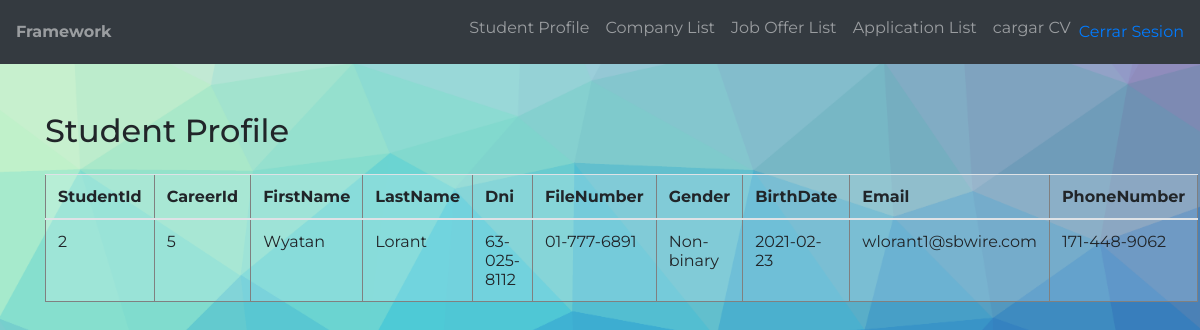
Screenshot of /index.php (signed in) with the database file from the repository.
### tables this page shows
CREATE TABLE `student` (
  `studentId` int(11) NOT NULL,
  `careerId` int(11) NOT NULL,
  `firstName` varchar(50) NOT NULL,
  `lastName` varchar(50) NOT NULL,
  `dni` varchar(50) NOT NULL,
  `fileNumber` varchar(50) NOT NULL,
  `gender` varchar(50) NOT NULL,
  `birthDate` date DEFAULT NULL,
  `email` varchar(100) NOT NULL,
  `phoneNumber` varchar(50) NOT NULL,
  `activo` tinyint(1) DEFAULT NULL CHECK (`activo` in (1,0)),
  `password` varchar(50) NOT NULL,
  PRIMARY KEY (`studentId`),
  UNIQUE KEY `unq_dni` (`dni`),
  UNIQUE KEY `unq_email` (`email`),
  UNIQUE KEY `unq_fileNumber` (`fileNumber`),
  KEY `fk_career` (`careerId`),
  CONSTRAINT `fk_career` FOREIGN KEY (`careerId`) REFERENCES `career` (`careerId`)
);

### Config/Autoload.php (called while the page is built, shortened)
<?php namespace Config;
    class Autoload {
        public static function Start() {
            spl_autoload_register(function($className)
			{
                $classPath = ucwords(str_replace("\\", "/", ROOT.$className).".php");
			});
        }
    }
?>

### DAO/Connection.php (called while the page is built, shortened)
<?php
    class Connection
    {
        private $pdo = null;
        private $pdoStatement = null;
        private static $instance = null;
        private function __construct()
        {
            try
            {
                $this->pdo = new PDO("mysql:host=".DB_HOST."; dbname=".DB_NAME, DB_USER, DB_PASS);
                $this->pdo->setAttribute(PDO::ATTR_ERRMODE, PDO::ERRMODE_EXCEPTION);
            }
            catch(Exception $ex)
            {
                throw $ex;
            }
        }
        public static function GetInstance()
        {
            if(self::$instance == null)
                self::$instance = new Connection();
            return self::$instance;
        }
        public function Execute($query, $parameters = array(), $queryType = QueryType::Query)
	    {
            try
            {
                $this->Prepare($query);
                $this->pdoStatement->execute();
                return $this->pdoStatement->fetchAll();
            }
            catch(Exception $ex)
            {
                throw $ex;
            }
        }
        private function Prepare($query)
        {
            try
            {
                $this->pdoStatement = $this->pdo->prepare($query);
            }
            catch(Exception $ex)
            {
                throw $ex;
            }
        }
    }
?>

### DAO/StudentDAO.php (called while the page is built, shortened)
<?php
class StudentDAO implements IViews
{
    private $tableName = "student";
    public function GetAll()
    {
        try {
            $studentList = array();
            $query = "SELECT * FROM " . $this->tableName;
            $this->connection = Connection::GetInstance();
            $resultSet = $this->connection->Execute($query);
            foreach ($resultSet as $valuesArray) {
                $student = new Student();
                $student->setStudentId($valuesArray["studentId"]);
                $student->setCareerId($valuesArray["careerId"]);
                $student->setFirstName($valuesArray["firstName"]);
                $student->setLastName($valuesArray["lastName"]);
                $student->setDni($valuesArray["dni"]);
                $student->setFileNumber($valuesArray["fileNumber"]);
                $student->setGender($valuesArray["gender"]);
                $student->setBirthDate($valuesArray["birthDate"]);
                $student->setEmail($valuesArray["email"]);
                $student->setPhoneNumber($valuesArray["phoneNumber"]);
                $student->setActivo($valuesArray["activo"]);
                $student->setPassword($valuesArray["password"]);
                array_push($studentList, $student);
            }
            return $studentList;
        } catch (Exception $ex) {
            throw $ex;
        }
    }
}

### index.php (called while the page is built, shortened)
<?php
	require "Config/Autoload.php";
	require_once(VIEWS_PATH."header.php");
	Router::Route(new Request());
	require_once(VIEWS_PATH."footer.php");
?>

### Models/Student.php (called while the page is built, shortened)
<?php
class Student extends Usuario
{
    private $fileNumber;
    private  $phoneNumber;
    private $gender;
   private $studentId;
    private $careerId;
    public function getFileNumber()
    {
        return $this->fileNumber;
    }
    public function setFileNumber($fileNumber)
    {
        $this->fileNumber = $fileNumber;
        return $this;
    }
    public function getPhoneNumber()
    {
        return $this->phoneNumber;
    }
    public function setPhoneNumber($phoneNumber)
    {
        $this->phoneNumber = $phoneNumber;
        return $this;
    }
    public function getGender()
    {
        return $this->gender;
    }
    public function setGender($gender)
    {
        $this->gender = $gender;
        return $this;
    }
   public function getStudentId()
   {
      return $this->studentId;
   }
   public function setStudentId($studentId)
   {
      $this->studentId = $studentId;
      return $this;
   }
    public function getCareerId()
    {
        return $this->careerId;
    }
    public function setCareerId($careerId)
    {
        $this->careerId = $careerId;
        return $this;
    }
    public function setPassword($password)
    {
        return $this;
    }
}

### Models/Usuario.php (called while the page is built, shortened)
<?php
    class Usuario
    {
        private $firstName;
        private $lastName;
        private $email;
        private $dni;
        private $birthDate;
        public function getFirstName()
        {
            return $this->firstName;
        }
        public function setFirstName($firstName)
        {
            $this->firstName = $firstName;
        }
        public function getLastName()
        {
            return $this->lastName;
        }
        public function setLastName($lastName)
        {
            $this->lastName = $lastName;
        }
        public function getEmail()
        {
                return $this->email;
        }
        public function setEmail($email)
        {
                $this->email = $email;
                return $this;
        }
        public function getDni()
        {
                return $this->dni;
        }
        public function setDni($dni)
        {
                $this->dni = $dni;
                return $this;
        }
        public function getBirthDate()
        {
                return $this->birthDate;
        }
        public function setBirthDate($birthDate)
        {
                $this->birthDate = $birthDate;
                return $this;
        }
        public function setActivo($activo)
        {
                return $this;
        }
    }
?>

### Views/student-profile.php (the view, shortened to what this page needs)
<main class="py-5">
     <section id="listado" class="mb-5">
          <div class="container">
               <h2 class="mb-4">Student Profile</h2>
               <table class="table bg-light-alpha" border="1">
                    <thead>
                        <th>StudentId</th>
                         <th>CareerId</th>
                         <th>FirstName</th>
                         <th>LastName</th>
                         <th>Dni</th>
                         <th>FileNumber</th>
                         <th>Gender</th>
                         <th>BirthDate</th>
                         <th>Email</th>
                         <th>PhoneNumber</th>
                    </thead>
                    <tbody>
                         <?php
                         foreach ($studentLista as $student) {
                              if ($student->getEmail() == $_SESSION["email"]) {
                                }
                              }
                         ?>
                              <tr>
                                   <td><?php echo $student->getStudentId().'<br>';?></td>
                                   <td><?php echo $student->getCareerId() . '<br>'; ?></td>
                                   <td><?php  echo $student->getFirstName() . '<br>';?></td>
                                   <td><?php echo $student->getLastName() . '<br>';  ?></td>
                                   <td> <?php echo $student->getDni(). '<br>';  ?></td>
                                   <td><?php echo $student->getFileNumber() . '<br>';  ?></td>
                                   <td><?php  echo $student->getGender() . '<br>'; ?></td>
                                   <td><?php echo $student->getBirthDate() . '<br>';  ?></td>
                                   <td><?php   echo $student->getEmail(). '<br>'; ?></td>
                                   <td><?php  echo $student->getPhoneNumber() . '<br>';  ?></td>
                              </tr>
                    </tbody>
               </table>
          </div>
     </section>
</main>

### Controllers/HomeController.php (shortened to what this page needs)
<?php
class HomeController
    {
        public function __construct()
  {
    $this->studentDAO = new StudentDAO();
  }
        public function Index()
        {
            $studentList=$this->studentDAO->GetAll();
            foreach($studentList as $student)
            {
                if($_SESSION["email"]==$student->getEmail())
                {
                 require_once(VIEWS_PATH."student-profile.php");
                }
            }
        }
    }
?>

### Views/css/estilos.css (style rules this page uses)
html, body { height: 100%; }
body { font-family: 'Montserrat', sans-serif; background: url(../img/bg.png) no-repeat center center fixed; -webkit-background-size: cover; -moz-background-size: cover; -o-background-size: cover; background-size: cover; }
.bg-light-alpha { background-color: rgba(255,255,255,0.2); }

### rows the page displays
student: studentId "2", careerId "5", firstName "Wyatan", lastName "Lorant", dni "63-025-8112", fileNumber "01-777-6891", gender "Non-binary", birthDate "2021-02-23", email "wlorant1@sbwire.com", phoneNumber "171-448-9062"
